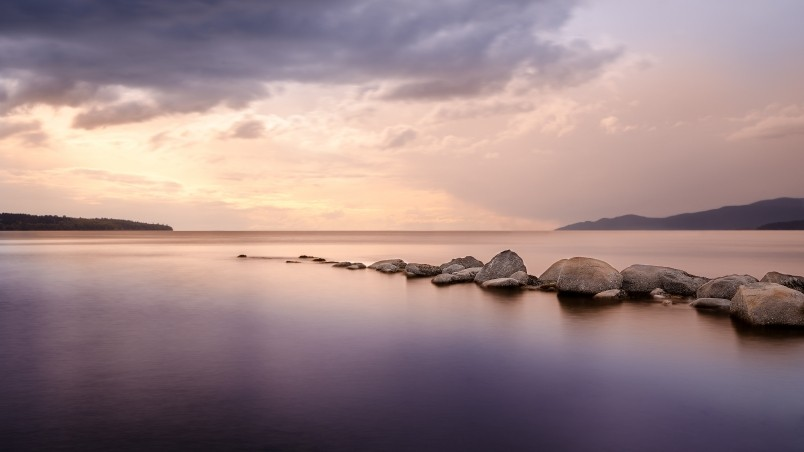
#> input picture Section 3/Nature.jpg, 804 x 452 px
$ python main.py
#> lines starting #> are read from the running program, lines starting #| are printed output that depends on the picture
from skimage import io, color, util
from skimage import exposure as exp
import matplotlib.pyplot as plt

# Read An Image, You can also read from the full path
img = io.imread('Nature.jpg')
#> img is the input picture: shape (452, 804, 3); mean R, G, B 155.9, 132.7, 134

# Show Image
plt.imshow(img)
plt.title('Nature Image')
plt.show()

# Convert RGB to Gray level
gray = color.rgb2gray(img)
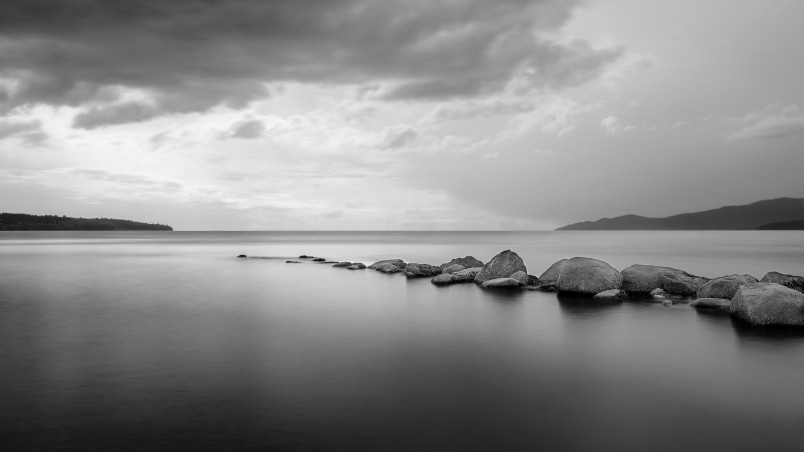
#> gray: shape (452, 804) float64; min 0, max 0.97, mean 0.54
plt.imshow(gray, cmap='gray')
plt.title('Gray Nature')
plt.show()

# Convert an image to 8-bit unsigned integer format
bit = util.img_as_ubyte(gray)

# Apply Linear Rule (S = L - 1 - r)
linear = 255 - bit
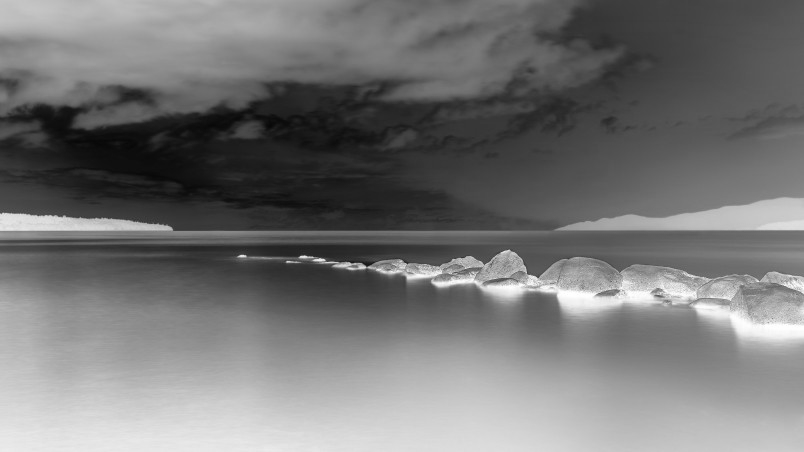
#> linear: shape (452, 804); min 8, max 255, mean 117.3
plt.imshow(linear, cmap='gray')
plt.title('Linear Rule')
plt.show()

# Apply Logarithmic Rule (S = c * log(1 + r))
c = 1.1  # put any number
log = exp.adjust_log(bit, c)
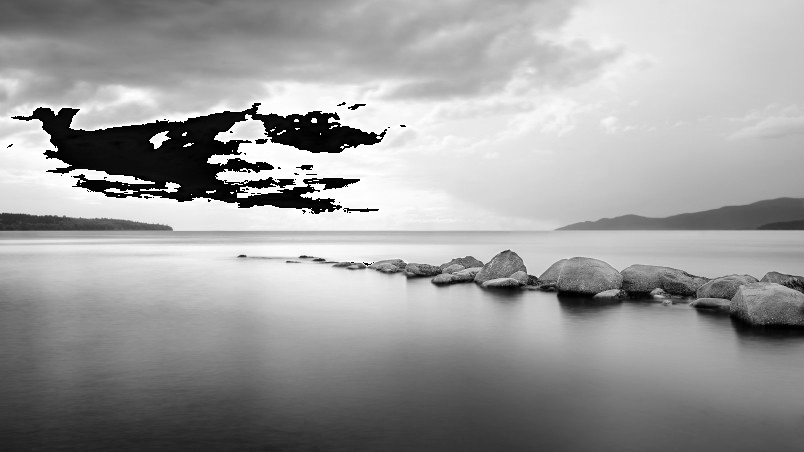
#> log: shape (452, 804); min 0, max 255, mean 156.8
plt.imshow(log, cmap='gray')
plt.title('Logarithmic Rule')
plt.show()

# Apply Power (gamma) Rule (s = c * r ^ y), y -> gamma
c = 3.1
y = 1.1
power = exp.adjust_gamma(bit, y, c)
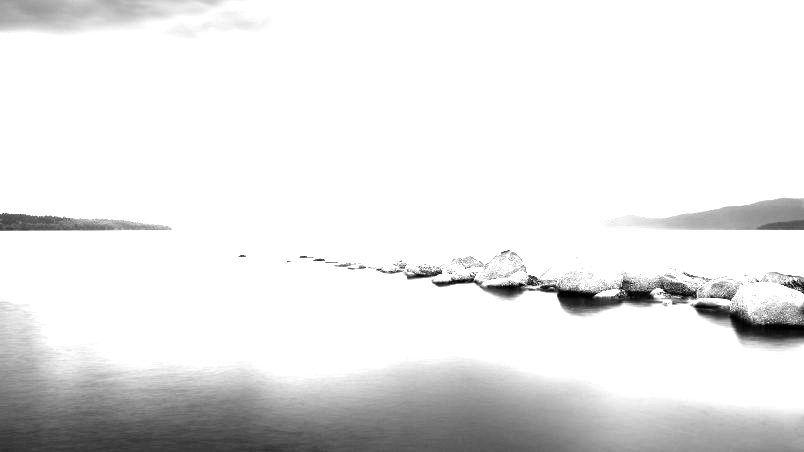
#> power: shape (452, 804); min 0, max 255, mean 231
plt.imshow(power, cmap='gray')
plt.title('Power (gamma) Rule')
plt.show()
